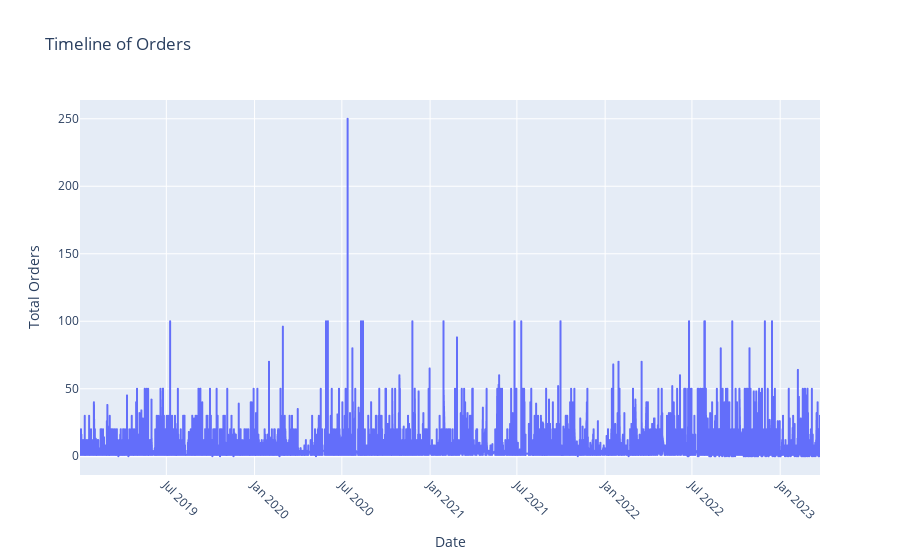

Source (notebook cell):
### Code cell
timeline_orders_for_192 =timeline_orders_for_aProduct(192)
plot_product_timeline(df)

### Figure 1 — Plotly figure (JSON) as saved in the notebook; plotly's stock layout.template omitted (floating-point values rounded to 4 significant figures; data arrays with more than 128 entries replaced by an {"elided": "..."} marker saying what was removed)
{"data": [{"hovertemplate": "Date=%{x}<br>Total Orders=%{y}<extra></extra>", "legendgroup": "", "line": {"color": "#636efa", "dash": "solid"}, "marker": {"symbol": "circle"}, "mode": "lines", "name": "", "showlegend": false, "type": "scattergl", "x": {"elided": "29103 str values"}, "xaxis": "x", "y": {"elided": "29103 int values"}, "yaxis": "y"}], "layout": {"legend": {"tracegroupgap": 0}, "title": {"text": "Timeline of Orders"}, "xaxis": {"anchor": "y", "domain": [0, 1], "tickangle": 45, "title": {"text": "Date"}}, "yaxis": {"anchor": "x", "domain": [0, 1], "title": {"text": "Total Orders"}}}}
